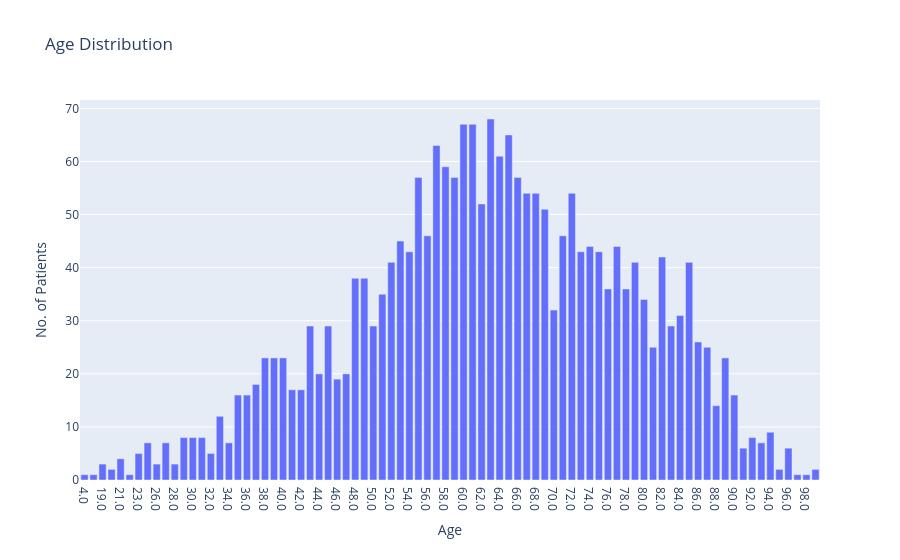
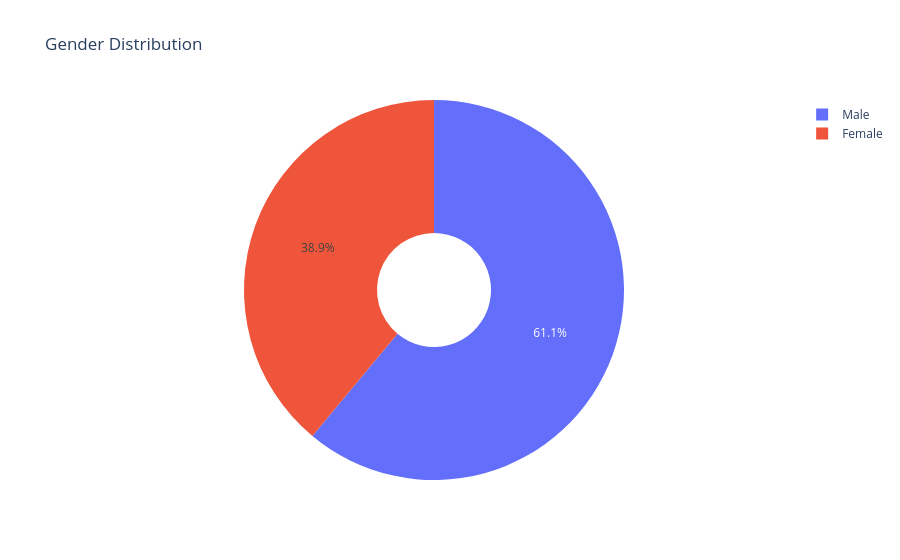
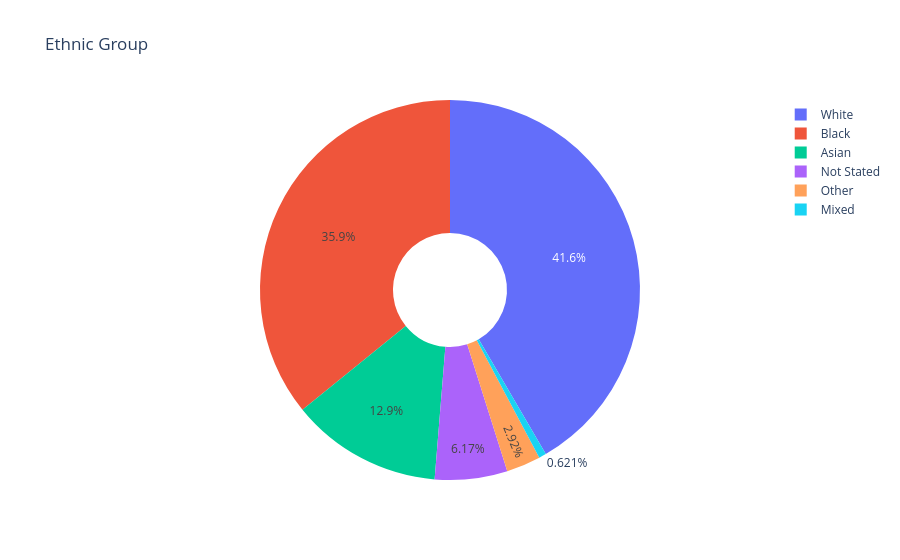

Notebook code cell kept with these figures, in order:
### Code cell
# visualise gender distribution with plotly
from cProfile import label
from importlib.metadata import metadata
import plotly.express as px

age_distribution = px.bar(
    x=output.age.data.x,
    y=output.age.data.y,
    title=output.age.metadata.title,
    labels={
        "x": output.age.metadata.axis_titles.x,
        "y": output.age.metadata.axis_titles.y,
    },
)
age_distribution.show()


gender_fig = px.pie(
    values=output.gender.data.y,
    names=output.gender.data.x,
    title=output.gender.metadata.title,
    hole=0.3,
)

gender_fig.show()

# plot bar charts of some other bits
ethnicity_fig = px.pie(
    values=output.ethnic_group.data.y,
    names=output.ethnic_group.data.x,
    title=output.ethnic_group.metadata.title,
    hole=0.3,
)
ethnicity_fig.show()

### Figure 1 — Plotly figure (JSON) as saved in the notebook; plotly's stock layout.template omitted (floating-point values rounded to 4 significant figures)
{"data": [{"alignmentgroup": "True", "hovertemplate": "Age=%{x}<br>No. of Patients=%{y}<extra></extra>", "legendgroup": "", "marker": {"color": "#636efa", "pattern": {"shape": ""}}, "name": "", "offsetgroup": "", "orientation": "v", "showlegend": false, "textposition": "auto", "type": "bar", "x": ["4.0", "18.0", "19.0", "20.0", "21.0", "22.0", "23.0", "25.0", "26.0", "27.0", "28.0", "29.0", "30.0", "31.0", "32.0", "33.0", "34.0", "35.0", "36.0", "37.0", "38.0", "39.0", "40.0", "41.0", "42.0", "43.0", "44.0", "45.0", "46.0", "47.0", "48.0", "49.0", "50.0", "51.0", "52.0", "53.0", "54.0", "55.0", "56.0", "57.0", "58.0", "59.0", "60.0", "61.0", "62.0", "63.0", "64.0", "65.0", "66.0", "67.0", "68.0", "69.0", "70.0", "71.0", "72.0", "73.0", "74.0", "75.0", "76.0", "77.0", "78.0", "79.0", "80.0", "81.0", "82.0", "83.0", "84.0", "85.0", "86.0", "87.0", "88.0", "89.0", "90.0", "91.0", "92.0", "93.0", "94.0", "95.0", "96.0", "97.0", "98.0", "101.0"], "xaxis": "x", "y": [1, 1, 3, 2, 4, 1, 5, 7, 3, 7, 3, 8, 8, 8, 5, 12, 7, 16, 16, 18, 23, 23, 23, 17, 17, 29, 20, 29, 19, 20, 38, 38, 29, 35, 41, 45, 43, 57, 46, 63, 59, 57, 67, 67, 52, 68, 61, 65, 57, 54, 54, 51, 32, 46, 54, 43, 44, 43, 36, 44, 36, 41, 34, 25, 42, 29, 31, 41, 26, 25, 14, 23, 16, 6, 8, 7, 9, 2, 6, 1, 1, 2], "yaxis": "y"}], "layout": {"barmode": "relative", "legend": {"tracegroupgap": 0}, "title": {"text": "Age Distribution"}, "xaxis": {"anchor": "y", "domain": [0, 1], "title": {"text": "Age"}}, "yaxis": {"anchor": "x", "domain": [0, 1], "title": {"text": "No. of Patients"}}}}

### Figure 2 — Plotly figure (JSON) as saved in the notebook; plotly's stock layout.template omitted (floating-point values rounded to 4 significant figures)
{"data": [{"domain": {"x": [0, 1], "y": [0, 1]}, "hole": 0.3, "hovertemplate": "label=%{label}<br>value=%{value}<extra></extra>", "labels": ["Female", "Male"], "legendgroup": "", "name": "", "showlegend": true, "type": "pie", "values": [914, 1433]}], "layout": {"legend": {"tracegroupgap": 0}, "title": {"text": "Gender Distribution"}}}

### Figure 3 — Plotly figure (JSON) as saved in the notebook; plotly's stock layout.template omitted (floating-point values rounded to 4 significant figures)
{"data": [{"domain": {"x": [0, 1], "y": [0, 1]}, "hole": 0.3, "hovertemplate": "label=%{label}<br>value=%{value}<extra></extra>", "labels": ["Asian", "Black", "Mixed", "Not Stated", "Other", "White"], "legendgroup": "", "name": "", "showlegend": true, "type": "pie", "values": [269, 750, 13, 129, 61, 870]}], "layout": {"legend": {"tracegroupgap": 0}, "title": {"text": "Ethnic Group"}}}
